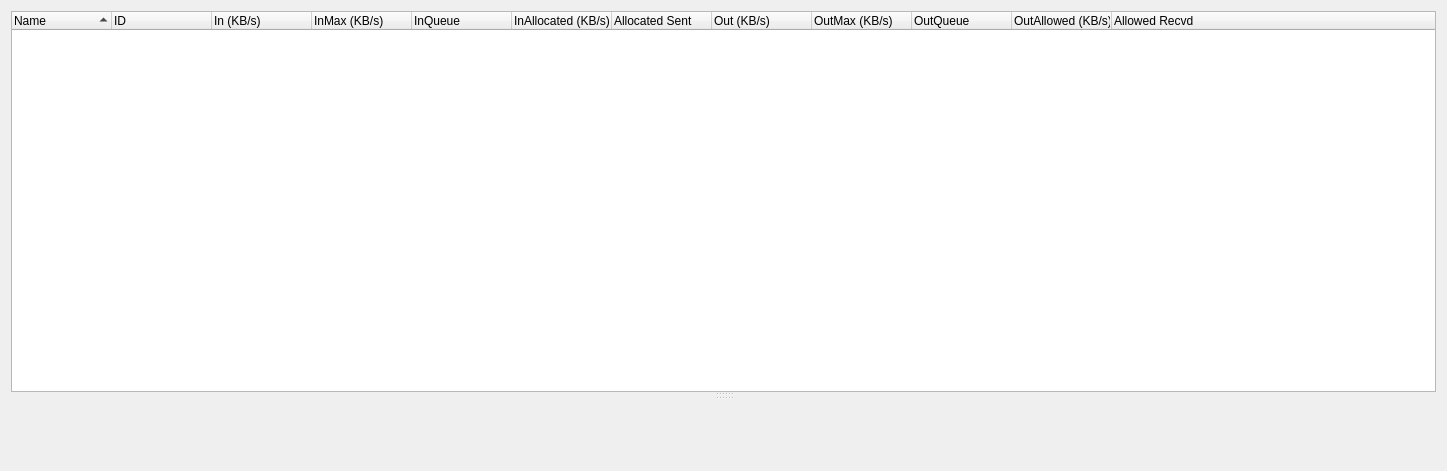
<?xml version="1.0" encoding="UTF-8"?>
<ui version="4.0">
 <class>BwCtrlWindow</class>
 <widget class="QWidget" name="BwCtrlWindow">
  <property name="geometry">
   <rect>
    <x>0</x>
    <y>0</y>
    <width>1447</width>
    <height>471</height>
   </rect>
  </property>
  <property name="windowTitle">
   <string>Form</string>
  </property>
  <layout class="QHBoxLayout" name="horizontalLayout">
   <item>
    <widget class="QSplitter" name="splitter_2">
     <property name="orientation">
      <enum>Qt::Vertical</enum>
     </property>
     <widget class="QTreeWidget" name="bwTreeWidget">
      <property name="sortingEnabled">
       <bool>true</bool>
      </property>
      <column>
       <property name="text">
        <string>Name</string>
       </property>
      </column>
      <column>
       <property name="text">
        <string>ID</string>
       </property>
      </column>
      <column>
       <property name="text">
        <string>In (KB/s)</string>
       </property>
      </column>
      <column>
       <property name="text">
        <string>InMax (KB/s)</string>
       </property>
      </column>
      <column>
       <property name="text">
        <string>InQueue</string>
       </property>
      </column>
      <column>
       <property name="text">
        <string>InAllocated (KB/s)</string>
       </property>
      </column>
      <column>
       <property name="text">
        <string>Allocated Sent</string>
       </property>
      </column>
      <column>
       <property name="text">
        <string>Out (KB/s)</string>
       </property>
      </column>
      <column>
       <property name="text">
        <string>OutMax (KB/s)</string>
       </property>
      </column>
      <column>
       <property name="text">
        <string>OutQueue</string>
       </property>
      </column>
      <column>
       <property name="text">
        <string>OutAllowed (KB/s)</string>
       </property>
      </column>
      <column>
       <property name="text">
        <string>Allowed Recvd</string>
       </property>
      </column>
     </widget>
     <widget class="QSplitter" name="splitter">
      <property name="orientation">
       <enum>Qt::Vertical</enum>
      </property>
     </widget>
     <widget class="BandwidthStatsWidget" name="widget" native="true">
      <property name="sizePolicy">
       <sizepolicy hsizetype="Expanding" vsizetype="Expanding">
        <horstretch>0</horstretch>
        <verstretch>0</verstretch>
       </sizepolicy>
      </property>
     </widget>
    </widget>
   </item>
  </layout>
 </widget>
 <customwidgets>
  <customwidget>
   <class>BandwidthStatsWidget</class>
   <extends>QWidget</extends>
   <header>gui/statistics/BandwidthStatsWidget.h</header>
   <container>1</container>
  </customwidget>
 </customwidgets>
 <resources/>
 <connections/>
</ui>
